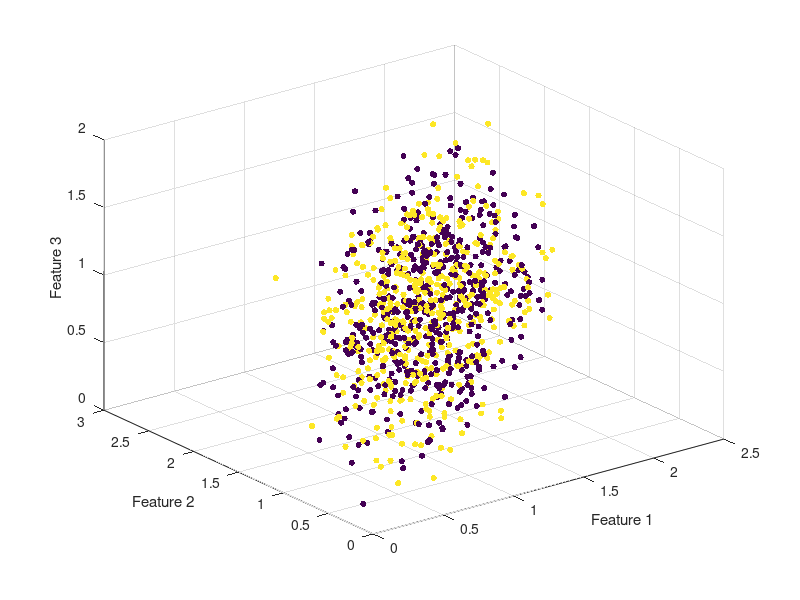

The MATLAB script that drew this image:
numSamples = 1000;
numFeatures = 5;
syntheticData = rand(numSamples, numFeatures);
correlationMatrix = rand(numFeatures);
syntheticData = syntheticData * correlationMatrix;
noiseLevel = 0.1;
syntheticData = syntheticData + noiseLevel * randn(size(syntheticData));
% Assuming a binary classification task
labels = randi([0, 1], numSamples, 1);
figure;
scatter3(syntheticData(:, 1), syntheticData(:, 2), syntheticData(:, 3), 20, labels, 'filled');
xlabel('Feature 1');
ylabel('Feature 2');
zlabel('Feature 3');






